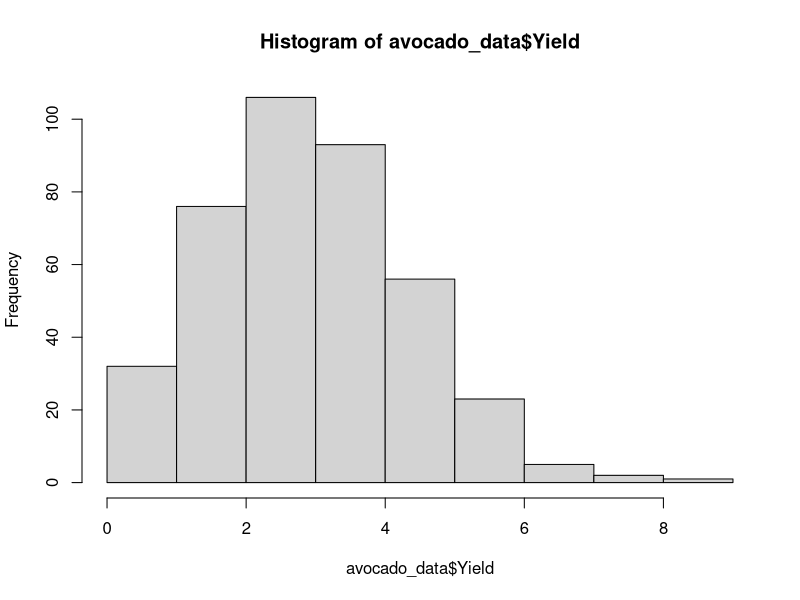
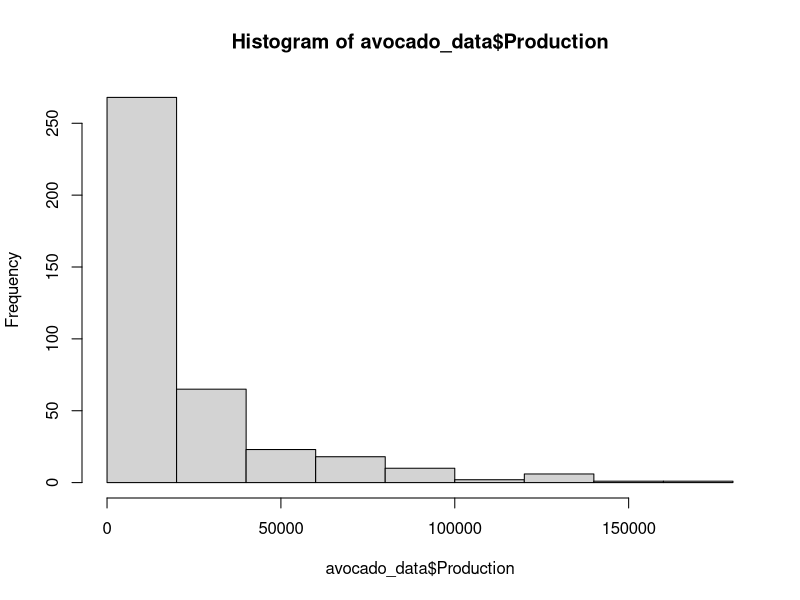
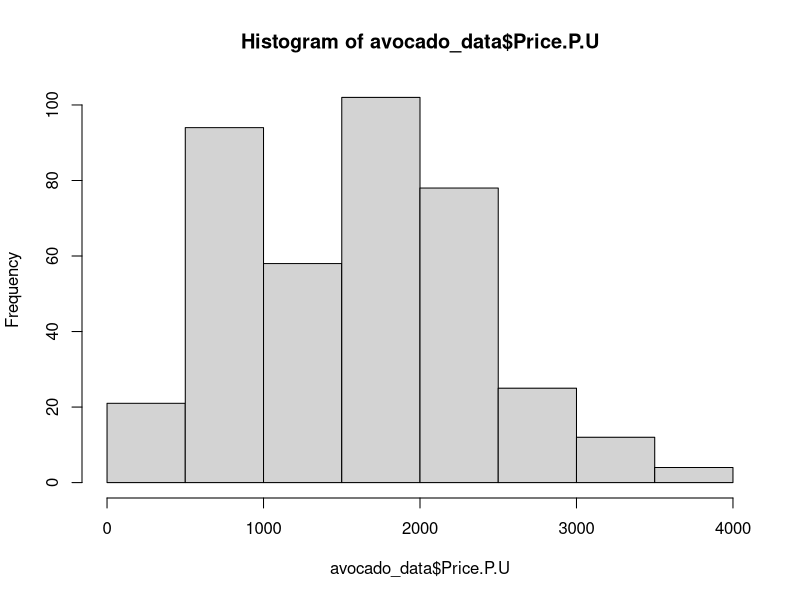
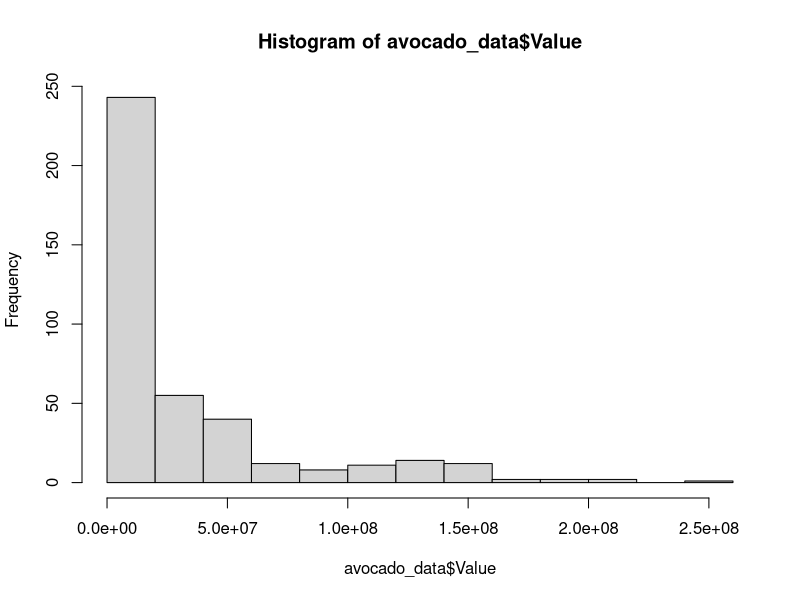

Write R code to recreate these figures, in order.
## ---- chunk 1
# add packages you need for this assignment
## ---- chunk 2
knitr::opts_chunk$set(
  echo = TRUE,comment = '', fig.width = 3, fig.height = 3
  )
## ---- chunk 3
raw_data <- read.csv("cali_avocados.csv")
avocado_data <- data.frame(raw_data)
## ---- chunk 4
str(avocado_data)
## ---- chunk 5
which(is.na(avocado_data$Year))
sum(is.na(avocado_data$Year))
## ---- chunk 6
which(is.na(avocado_data$Commodity.Code))
sum(is.na(avocado_data$Commodity.Code))
## ---- chunk 7
which(is.na(avocado_data$Crop.Name))
sum(is.na(avocado_data$Crop.Name))
## ---- chunk 8
which(is.na(avocado_data$County.Code))
sum(is.na(avocado_data$County.Code))
## ---- chunk 9
which(is.na(avocado_data$County))
sum(is.na(avocado_data$County))
## ---- chunk 10
which(is.na(avocado_data$Harvested.Acres))
sum(is.na(avocado_data$Harvested.Acres))
## ---- chunk 11
which(is.na(avocado_data$Yield))
sum(is.na(avocado_data$Yield))
## ---- chunk 12
which(is.na(avocado_data$Production))
sum(is.na(avocado_data$Production))
## ---- chunk 13
which(is.na(avocado_data$Price.P.U))
sum(is.na(avocado_data$Price.P.U))
## ---- chunk 14
which(is.na(avocado_data$Value))
sum(is.na(avocado_data$Value))
## ---- chunk 15
which(is.na(avocado_data))
sum(is.na(avocado_data))
## ---- chunk 16
hist(avocado_data$Yield)
## ---- chunk 17
hist(avocado_data$Production)
## ---- chunk 18
hist(avocado_data$Price.P.U)
## ---- chunk 19
hist(avocado_data$Value)
## ---- chunk 20
price_mean <- mean(avocado_data$Price.P.U, na.rm = TRUE)
## ---- chunk 21
t.test(x = avocado_data$Price.P.U, mu = price_mean)
